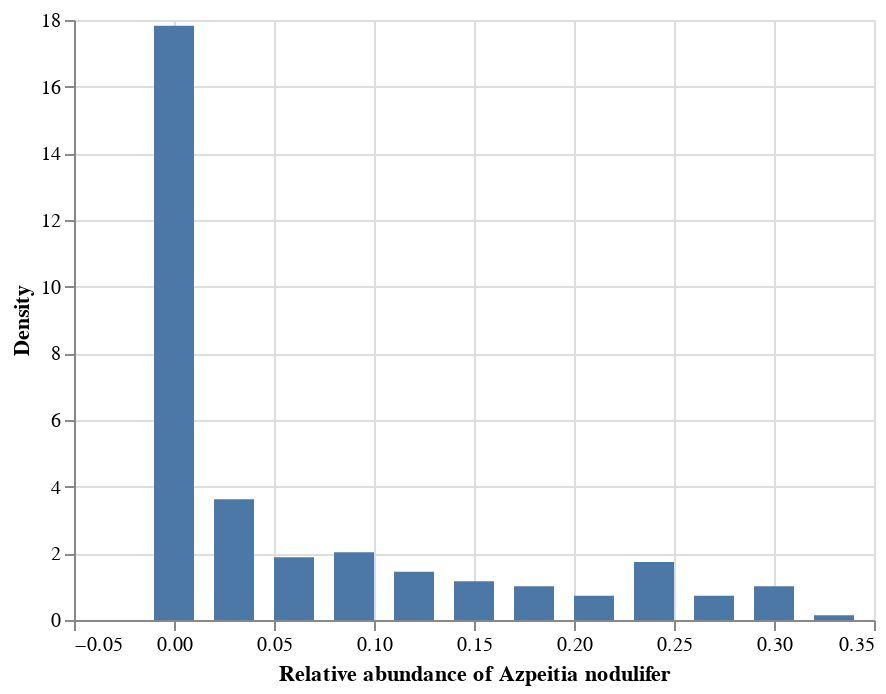

The notebook cell saved with this chart:
### Markdown cell above
<!-- BEGIN QUESTION -->

### Q1 (c). Distribution of *Azpeitia nodulifer* abundance over time

Here you'll construct a few plots that will help you answer the following key exploratory questions:
* Which values are common?
* Which values are rare?
* How spread out are the values?
* Are values spread evenly or irregularly?

#### (i) Construct a density scale histogram of the relative abundances of *Azpeitia nodulifer*. 

Use the `diatoms` dataframe and a bin width of 0.03 and store the histogram as `hist`.

Hint: It may help to look at *Q0* in **Lab4 on Smoothing**

### Code cell
base = alt.Chart(diatoms)

hist = base.transform_bin(
    'Relative abundance of Azpeitia nodulifer',
    field = 'A_nodul',
    bin = alt.Bin(step = 0.03)
).transform_aggregate(
    Count = 'count()',
    groupby = ['Relative abundance of Azpeitia nodulifer']
).transform_calculate(
    Density = 'datum.Count/(0.03*230)'
).mark_bar(size=20).encode(
    x = 'Relative abundance of Azpeitia nodulifer:Q',
    y = 'Density:Q'
)

hist

### Figure 1 — Vega-Lite specification as saved in the notebook (floating-point values rounded to 4 significant figures; data arrays with more than 128 entries replaced by an {"elided": "..."} marker saying what was removed)
{"config": {"view": {"continuousWidth": 400, "continuousHeight": 300}}, "data": {"name": "data-9f4e66e54759d6b46301ea3d10ce44f6"}, "mark": {"type": "bar", "size": 20}, "encoding": {"x": {"field": "Relative abundance of Azpeitia nodulifer", "type": "quantitative"}, "y": {"field": "Density", "type": "quantitative"}}, "transform": [{"bin": {"step": 0.03}, "field": "A_nodul", "as": "Relative abundance of Azpeitia nodulifer"}, {"aggregate": [{"op": "count", "as": "Count"}], "groupby": ["Relative abundance of Azpeitia nodulifer"]}, {"calculate": "datum.Count/(0.03*230)", "as": "Density"}], "$schema": "https://vega.github.io/schema/vega-lite/v4.17.0.json", "datasets": {"data-9f4e66e54759d6b46301ea3d10ce44f6": {"elided": "230 records"}}}
